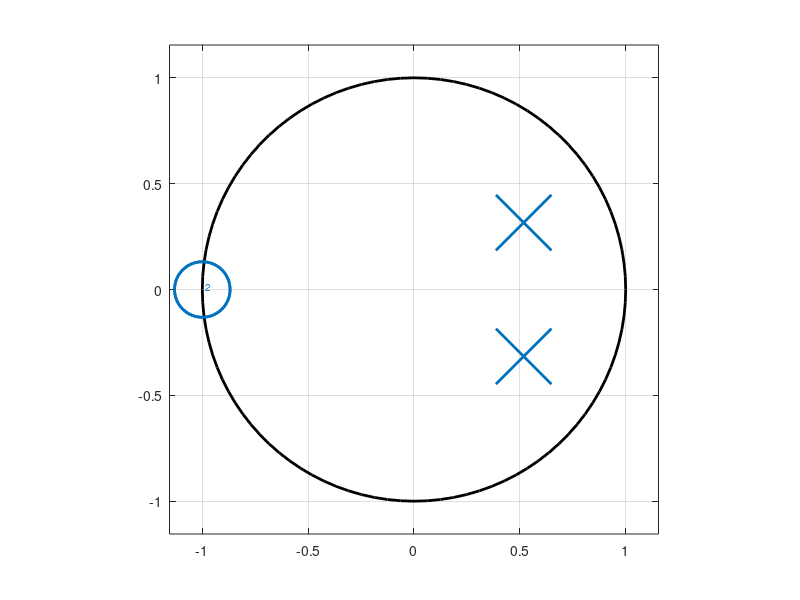
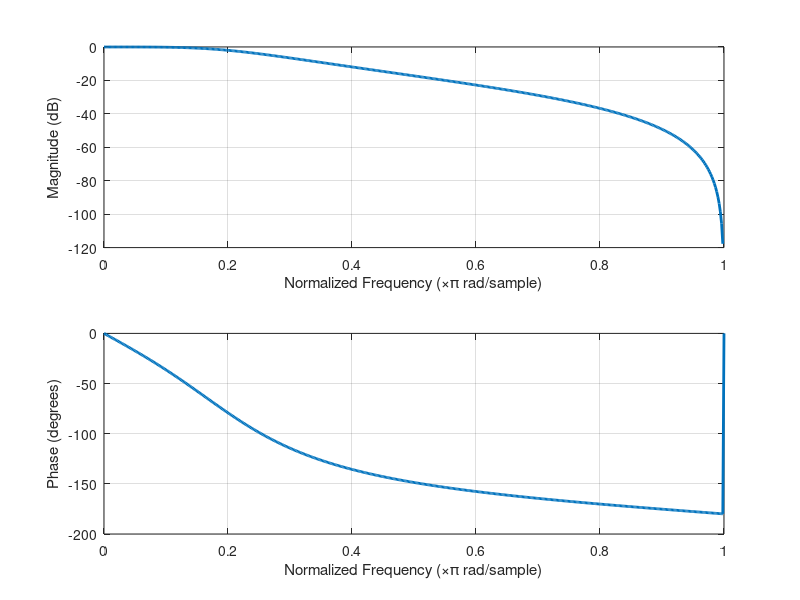

Source code (MATLAB) for these figures, in order:




% clear
% close('all');
% format compact
% Fs = 50000;
% fpass = 3100; 
% fstop = 7500;
% Wp = fpass / (Fs / 2); % Normalize passband frequency
% Ws = fstop / (Fs / 2); % Normalize stopband frequency
% 
% 
% Rp = 3;    % Passband ripple
% Rs = 40;   % Stopband attenuation
% 
% [n,Wn] = buttord(Wp,Ws,Rp,Rs); % Determine the filter order
% 
% [z,p,k] = buttap(n);
% [bBp,aBp] = zp2tf(z,p,k);
% [hBp,wBp] = freqs(bBp,aBp,4096);
% semilogx(wBp,abs(hBp))
% grid on
% xlabel("Frequency (rad/s)")
% ylabel("Magnitude")




clc;clear;close all;
%% Pass band and Stop Band edges
wp = 0.2;
 ws = 0.5;

 %% Pass band and Stop Band attenuation
 Ap = 2;
 As = 15;

 %% Get Cutoff and Order
 [N wc] = buttord(wp,ws,Ap,As);
 disp(['Order:' num2str(N)]);
 disp(['Cutoff: ' num2str(wc)]);

 %% Value of Cutoff in Analog equivalent
 WW = tan(wc.*pi/2);
 disp(['Cutoff in Analog: ' num2str(WW)]);

 %% Get Filter Coefficients
 [b a] = butter(N,wc,'low')
 %% Get Pole−Zero Plot
 figure;
 zplane(b,a);
 set(findall(gcf,'Type','line'),'LineWidth',2,'MarkerSize',40)

 %% Get Frequency Response
 figure;
 freqz(b,a);
 set(findall(gcf,'Type','line'),'LineWidth',2,'MarkerSize',40)
